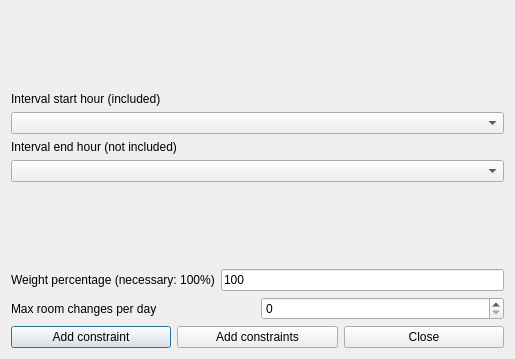
<?xml version="1.0" encoding="UTF-8"?>
<ui version="4.0">
 <class>AddConstraintTeachersMaxRoomChangesPerRealDayInIntervalForm_template</class>
 <widget class="QDialog" name="AddConstraintTeachersMaxRoomChangesPerRealDayInIntervalForm_template">
  <property name="geometry">
   <rect>
    <x>0</x>
    <y>0</y>
    <width>514</width>
    <height>359</height>
   </rect>
  </property>
  <property name="windowTitle">
   <string extracomment="This is the title of the dialog to add a new constraint of this type">Add teachers max room changes per real day in interval</string>
  </property>
  <layout class="QGridLayout" name="gridLayout">
   <item row="0" column="0">
    <spacer name="spacer1">
     <property name="orientation">
      <enum>Qt::Vertical</enum>
     </property>
     <property name="sizeType">
      <enum>QSizePolicy::Expanding</enum>
     </property>
     <property name="sizeHint" stdset="0">
      <size>
       <width>20</width>
       <height>21</height>
      </size>
     </property>
    </spacer>
   </item>
   <item row="3" column="0">
    <spacer name="verticalSpacer">
     <property name="orientation">
      <enum>Qt::Vertical</enum>
     </property>
     <property name="sizeHint" stdset="0">
      <size>
       <width>493</width>
       <height>24</height>
      </size>
     </property>
    </spacer>
   </item>
   <item row="2" column="0">
    <layout class="QVBoxLayout" name="verticalLayout_2">
     <item>
      <widget class="QLabel" name="endTextLabel">
       <property name="frameShape">
        <enum>QFrame::NoFrame</enum>
       </property>
       <property name="frameShadow">
        <enum>QFrame::Plain</enum>
       </property>
       <property name="text">
        <string extracomment="This field refers to a constraint operating on a given hourly interval. The selected start hour of the interval is included (is counted) in the constraint, while the selected end hour of the interval is not included (is not counted) in the constraint.">Interval end hour (not included)</string>
       </property>
       <property name="wordWrap">
        <bool>false</bool>
       </property>
      </widget>
     </item>
     <item>
      <widget class="QComboBox" name="endHourComboBox">
       <property name="editable">
        <bool>false</bool>
       </property>
       <property name="insertPolicy">
        <enum>QComboBox::NoInsert</enum>
       </property>
       <property name="duplicatesEnabled">
        <bool>false</bool>
       </property>
      </widget>
     </item>
    </layout>
   </item>
   <item row="6" column="0">
    <layout class="QHBoxLayout">
     <item>
      <widget class="QPushButton" name="addConstraintPushButton">
       <property name="text">
        <string>Add constraint</string>
       </property>
      </widget>
     </item>
     <item>
      <widget class="QPushButton" name="addConstraintsPushButton">
       <property name="text">
        <string>Add constraints</string>
       </property>
      </widget>
     </item>
     <item>
      <widget class="QPushButton" name="closePushButton">
       <property name="text">
        <string>Close</string>
       </property>
      </widget>
     </item>
    </layout>
   </item>
   <item row="4" column="0">
    <layout class="QHBoxLayout">
     <item>
      <widget class="QLabel" name="weightTextLabel">
       <property name="frameShape">
        <enum>QFrame::NoFrame</enum>
       </property>
       <property name="frameShadow">
        <enum>QFrame::Plain</enum>
       </property>
       <property name="text">
        <string>Weight percentage (necessary: 100%)</string>
       </property>
       <property name="wordWrap">
        <bool>false</bool>
       </property>
      </widget>
     </item>
     <item>
      <widget class="QLineEdit" name="weightLineEdit">
       <property name="text">
        <string notr="true">100</string>
       </property>
      </widget>
     </item>
    </layout>
   </item>
   <item row="1" column="0">
    <layout class="QVBoxLayout" name="verticalLayout">
     <item>
      <widget class="QLabel" name="startTextLabel">
       <property name="frameShape">
        <enum>QFrame::NoFrame</enum>
       </property>
       <property name="frameShadow">
        <enum>QFrame::Plain</enum>
       </property>
       <property name="text">
        <string extracomment="This field refers to a constraint operating on a given hourly interval. The selected start hour of the interval is included (is counted) in the constraint, while the selected end hour of the interval is not included (is not counted) in the constraint.">Interval start hour (included)</string>
       </property>
       <property name="wordWrap">
        <bool>false</bool>
       </property>
      </widget>
     </item>
     <item>
      <widget class="QComboBox" name="startHourComboBox">
       <property name="editable">
        <bool>false</bool>
       </property>
       <property name="insertPolicy">
        <enum>QComboBox::NoInsert</enum>
       </property>
       <property name="duplicatesEnabled">
        <bool>false</bool>
       </property>
      </widget>
     </item>
    </layout>
   </item>
   <item row="5" column="0">
    <layout class="QHBoxLayout">
     <item>
      <widget class="QLabel" name="textLabel1">
       <property name="text">
        <string>Max room changes per day</string>
       </property>
       <property name="wordWrap">
        <bool>false</bool>
       </property>
      </widget>
     </item>
     <item>
      <widget class="QSpinBox" name="maxChangesSpinBox"/>
     </item>
    </layout>
   </item>
  </layout>
 </widget>
 <layoutdefault spacing="6" margin="11"/>
 <resources/>
 <connections/>
</ui>
